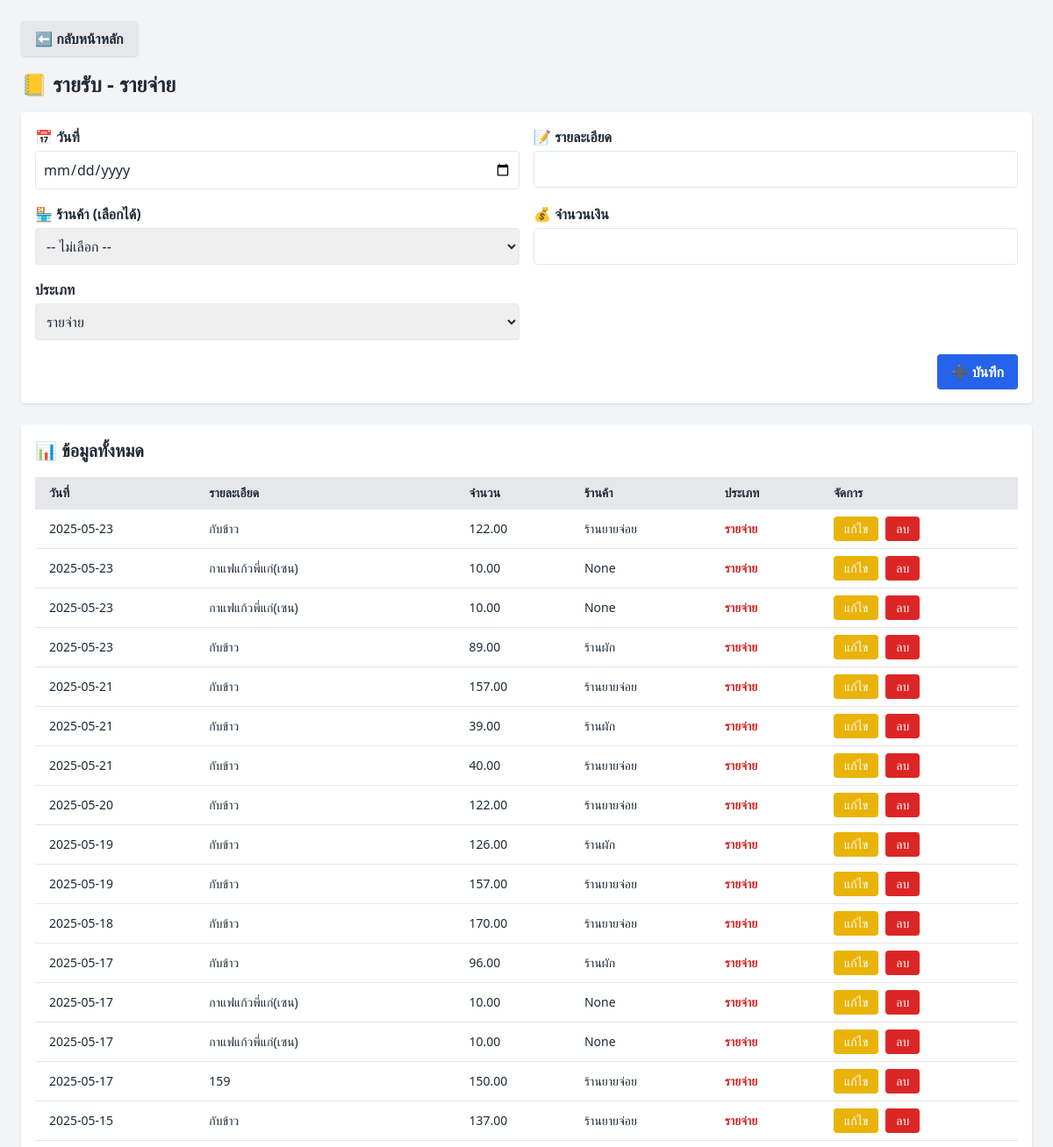
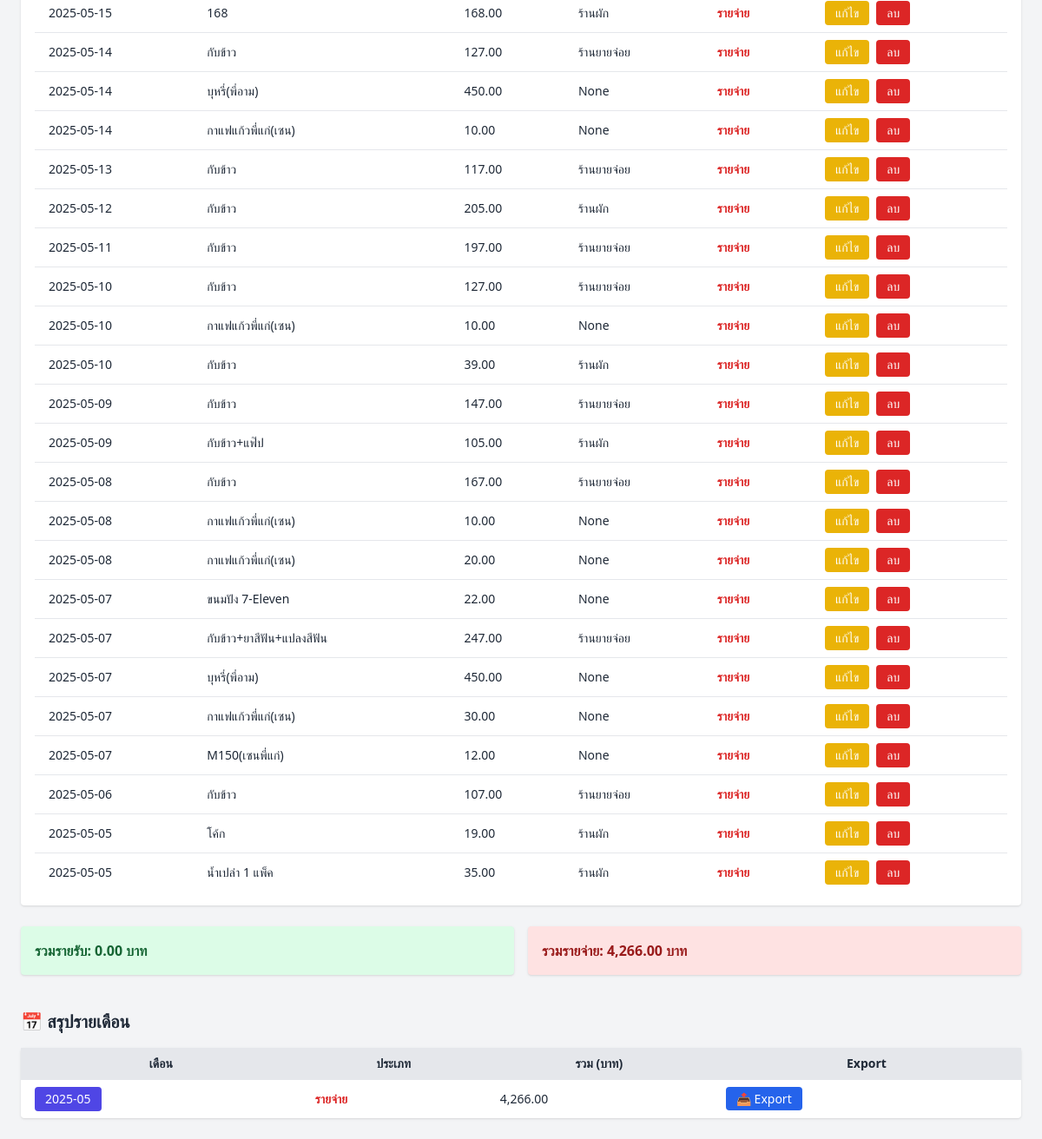
The page /income-expense on the database as committed earlier (2 pictures, top to bottom).
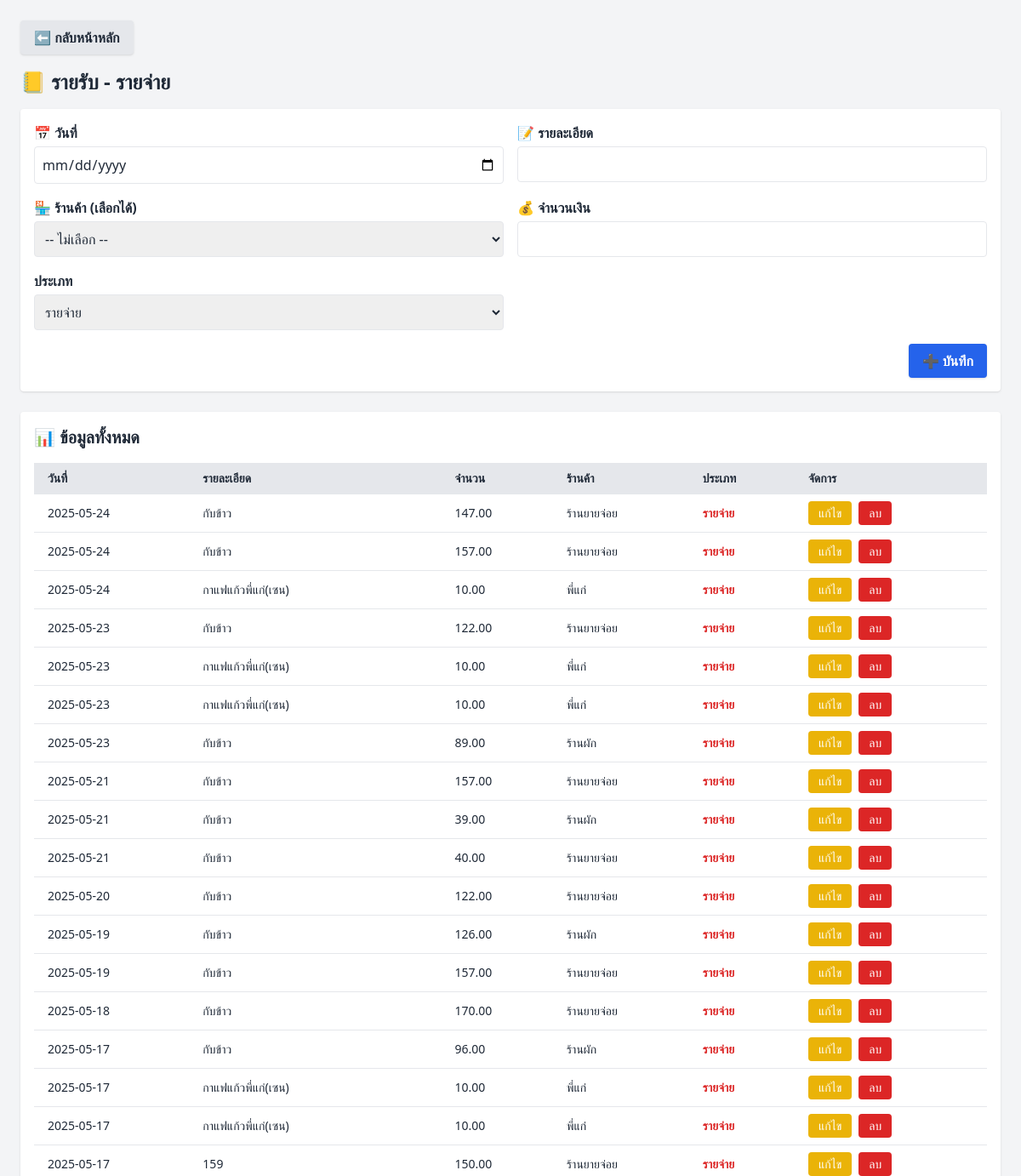
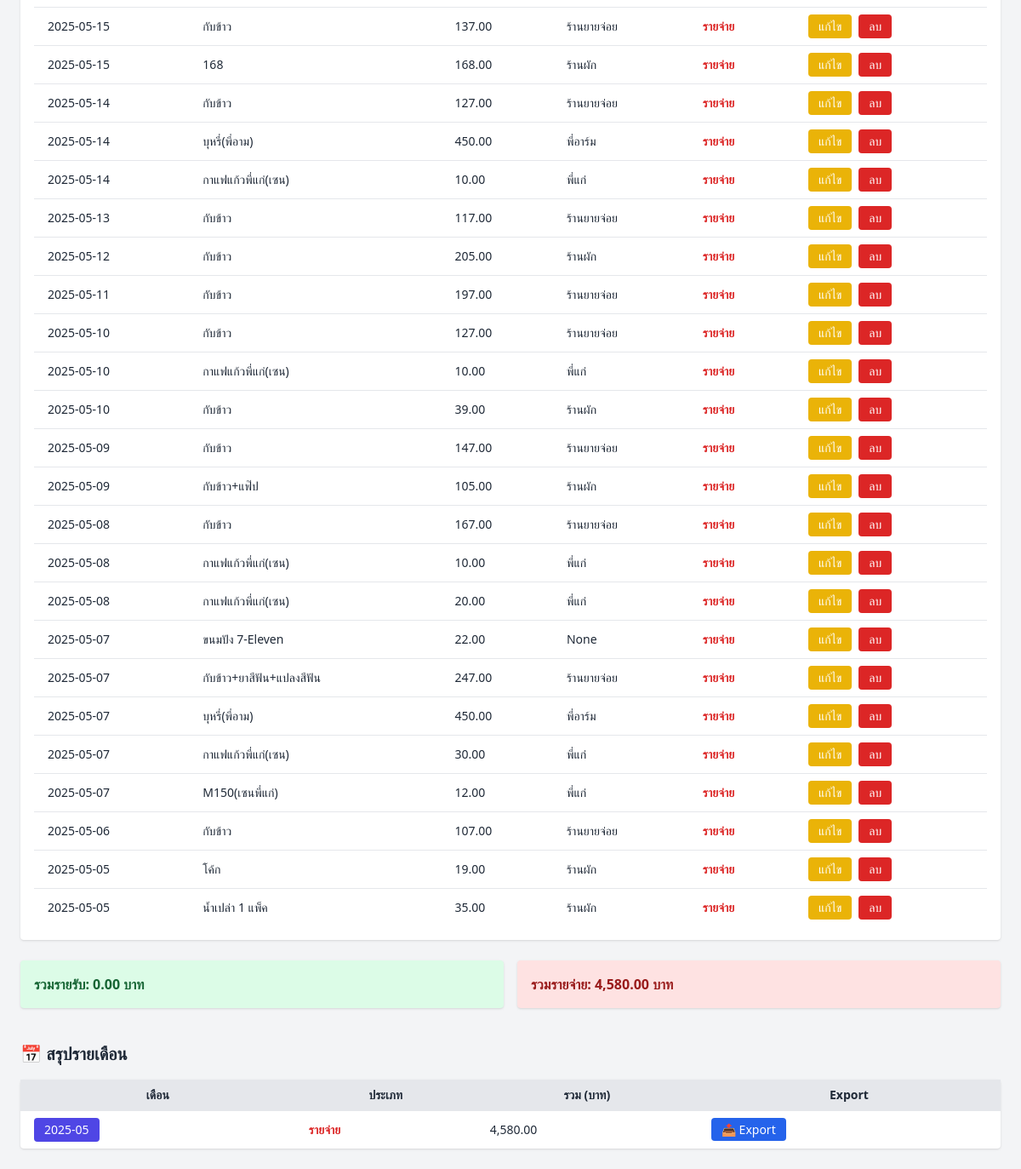
The same page on the database as committed later (2 pictures, top to bottom).
### tables this page shows
CREATE TABLE income_expense (
            id INTEGER PRIMARY KEY AUTOINCREMENT,
            date TEXT,
            description TEXT,
            amount REAL,
            category TEXT
        , vendor TEXT, created_at TEXT);

### app.py (the view, shortened to what this page needs)
@app.route('/income-expense', methods=['GET', 'POST'])
def income_expense():
    conn = get_db_connection()
    records = conn.execute('SELECT * FROM income_expense ORDER BY date DESC').fetchall()
    total_income = conn.execute('SELECT SUM(amount) FROM income_expense WHERE category="income"').fetchone()[0] or 0
    total_expense = conn.execute('SELECT SUM(amount) FROM income_expense WHERE category="expense"').fetchone()[0] or 0
    monthly_summary = conn.execute('''
                                   SELECT strftime('%Y-%m', date) AS month, category, SUM(amount) AS total
                                   FROM income_expense
                                   GROUP BY month, category
                                   ORDER BY month DESC
                                   ''').fetchall()
    conn.close()
    return render_template('income_expense.html', records=records,
                           total_income=total_income, total_expense=total_expense,
                           monthly_summary=monthly_summary)

### app.py (called while the page is built)
def get_db_connection():
    conn = sqlite3.connect(DB_FILE)
    conn.row_factory = sqlite3.Row
    return conn

### templates/income_expense.html (shortened to what this page needs)
<!DOCTYPE html>
<html lang="th">
<head>
  <script src="{{ url_for('static', filename='js/tailwind.min.js') }}"></script>
</head>
<body class="bg-gray-100 text-gray-800 p-6">
  <div class="mb-4">
    <a href="{{ url_for('index') }}"
       class="inline-block bg-gray-200 hover:bg-gray-300 text-gray-800 font-semibold px-4 py-2 rounded shadow">
     ⬅️ กลับหน้าหลัก
    </a>
  </div>
  <h1 class="text-2xl font-bold mb-4">📒 รายรับ - รายจ่าย</h1>
  <form method="POST" class="bg-white p-4 rounded shadow mb-6 grid grid-cols-1 md:grid-cols-2 gap-4">
    <div>
      <label class="block font-semibold mb-1">📅 วันที่</label>
      <input type="date" name="date" required class="w-full border rounded p-2">
    </div>
    <div>
      <label class="block font-semibold mb-1">📝 รายละเอียด</label>
      <input type="text" name="description" required class="w-full border rounded p-2">
    </div>
      <div>
  <label class="block font-semibold mb-1">🏪 ร้านค้า (เลือกได้)</label>
  <select name="vendor" class="w-full border rounded p-2">
    <option value="">-- ไม่เลือก --</option>
  </select>
</div>
    <div>
      <label class="block font-semibold mb-1">💰 จำนวนเงิน</label>
      <input type="number" step="0.01" name="amount" required class="w-full border rounded p-2">
    </div>
    <div>
      <label class="block font-semibold mb-1">ประเภท</label>
      <select name="category" required class="w-full border rounded p-2">
        <option value="expense">รายจ่าย</option>
      </select>
    </div>
    <div class="md:col-span-2 text-right">
      <button type="submit" class="bg-blue-600 hover:bg-blue-700 text-white font-semibold px-4 py-2 rounded shadow">
        ➕ บันทึก
      </button>
    </div>
  </form>
  <div class="bg-white p-4 rounded shadow">
    <h2 class="text-xl font-semibold mb-4">📊 ข้อมูลทั้งหมด</h2>
    <table class="w-full table-auto text-sm">
      <thead class="bg-gray-200 text-left">
        <tr>
          <th class="px-4 py-2">วันที่</th>
          <th class="px-4 py-2">รายละเอียด</th>
          <th class="px-4 py-2">จำนวน</th>
          <th class="px-4 py-2">ร้านค้า</th>
          <th class="px-4 py-2">ประเภท</th>
          <th class="px-4 py-2">จัดการ</th>
        </tr>
      </thead>
      <tbody>
        {% for r in records %}
        <tr class="border-t hover:bg-gray-50">
          <td class="px-4 py-2">{{ r['date'] }}</td>
          <td class="px-4 py-2">{{ r['description'] }}</td>
          <td class="px-4 py-2">{{ '{:,.2f}'.format(r['amount']) }}</td>
          <td class="px-4 py-2">{{ r['vendor'] }}</td>
          <td class="px-4 py-2">
            {% if r['category'] == 'income' %}
              <span class="text-green-600 font-semibold">รายรับ</span>
            {% else %}
              <span class="text-red-600 font-semibold">รายจ่าย</span>
            {% endif %}
          </td>
          <td class="px-4 py-2 flex gap-2">
            <form method="get" action="{{ url_for('edit_income_expense', id=r['id']) }}">
              <button class="px-3 py-1 bg-yellow-500 text-white rounded hover:bg-yellow-600">แก้ไข</button>
            </form>
            <form method="post" action="{{ url_for('delete_income_expense', id=r['id']) }}" onsubmit="return confirm('ยืนยันการลบรายการนี้?');">
              <button class="px-3 py-1 bg-red-600 text-white rounded hover:bg-red-700">ลบ</button>
            </form>
          </td>
        </tr>
        {% endfor %}
      </tbody>
    </table>
  </div>
  <div class="mt-6 grid grid-cols-1 md:grid-cols-2 gap-4">
    <div class="bg-green-100 p-4 rounded shadow text-green-800 font-bold">
      รวมรายรับ: {{ '{:,.2f}'.format(total_income) }} บาท
    </div>
    <div class="bg-red-100 p-4 rounded shadow text-red-800 font-bold">
      รวมรายจ่าย: {{ '{:,.2f}'.format(total_expense) }} บาท
    </div>
  </div>
  <h2 class="text-xl font-bold mt-10 mb-4">📅 สรุปรายเดือน</h2>
  <table class="w-full table-auto text-sm bg-white shadow rounded">
    <thead class="bg-gray-200">
      <tr>
        <th class="px-4 py-2">เดือน</th>
        <th class="px-4 py-2">ประเภท</th>
        <th class="px-4 py-2">รวม (บาท)</th>
        <th class="px-4 py-2">Export</th>
      </tr>
    </thead>
    <tbody>
      {% for row in monthly_summary %}
      <tr class="border-t hover:bg-gray-50">
        <td class="px-4 py-2">
  <form method="get" action="{{ url_for('income_expense_month_view', year_month=row['month']) }}">
    <button class="text-white bg-indigo-600 px-3 py-1 rounded hover:bg-indigo-700">
      {{ row['month'] }}
    </button>
  </form>
</td>
        <td class="px-4 py-2">
          {% if row['category'] == 'income' %}
            <span class="text-green-600 font-semibold">รายรับ</span>
          {% else %}
            <span class="text-red-600 font-semibold">รายจ่าย</span>
          {% endif %}
        </td>
        <td class="px-4 py-2">{{ '{:,.2f}'.format(row['total']) }}</td>
        <td class="px-4 py-2">
          <a href="{{ url_for('export_income_expense_month', category=row['category'], year_month=row['month']) }}"
             class="text-sm px-3 py-1 rounded bg-blue-600 text-white hover:bg-blue-700">
            📤 Export
          </a>
        </td>
      </tr>
      {% endfor %}
    </tbody>
  </table>
</body>
</html>

Rows that differ between the two databases and show on the page:
added income_expense: date "2025-05-24", description "กับข้าว", amount "147.00", vendor "ร้านยายจ่อย", category "รายจ่าย"
added income_expense: date "2025-05-24", description "กับข้าว", amount "157.00", vendor "ร้านยายจ่อย", category "รายจ่าย"
added income_expense: date "2025-05-24", description "กาแฟแก้วพี่แก่(เซน)", amount "10.00", vendor "พี่แก่", category "รายจ่าย"
changed income_expense (number 5 of 42 on the later page): vendor "None" → "พี่แก่"
changed income_expense (number 6 of 42 on the later page): vendor "None" → "พี่แก่"
changed income_expense (number 16 of 42 on the later page): vendor "None" → "พี่แก่"
changed income_expense (number 17 of 42 on the later page): vendor "None" → "พี่แก่"
changed income_expense (number 22 of 42 on the later page): vendor "None" → "พี่อาร์ม"
changed income_expense (number 23 of 42 on the later page): vendor "None" → "พี่แก่"
changed income_expense (number 28 of 42 on the later page): vendor "None" → "พี่แก่"
changed income_expense (number 33 of 42 on the later page): vendor "None" → "พี่แก่"
changed income_expense (number 34 of 42 on the later page): vendor "None" → "พี่แก่"
changed income_expense (number 37 of 42 on the later page): vendor "None" → "พี่อาร์ม"
changed income_expense (number 38 of 42 on the later page): vendor "None" → "พี่แก่"
changed income_expense "M150(เซนพี่แก่)": vendor "None" → "พี่แก่"
Other text that changed with them:
{{ '{:,.2f}'.format(total_expense) }}: "4,266.00" → "4,580.00"
new list line: "2025-05 รายจ่าย 4,580.00 📤 Export"
list line gone: "2025-05 รายจ่าย 4,266.00 📤 Export"
